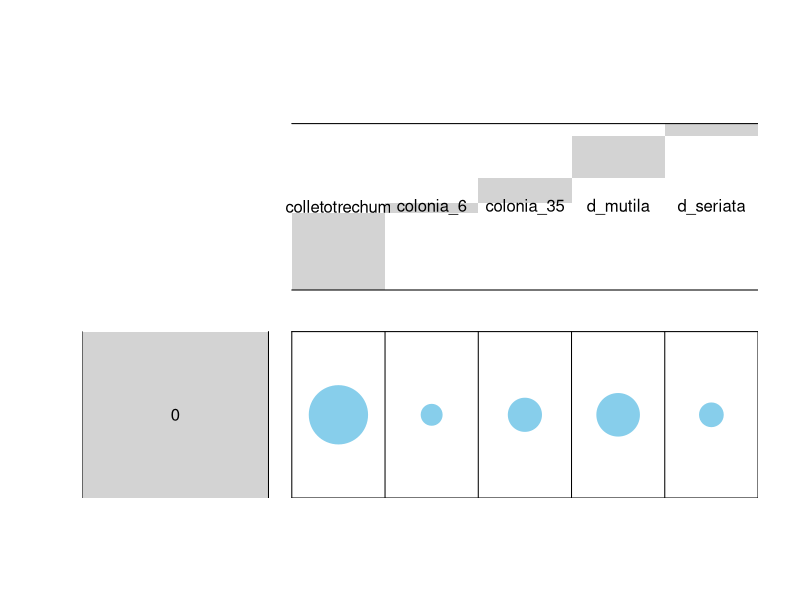
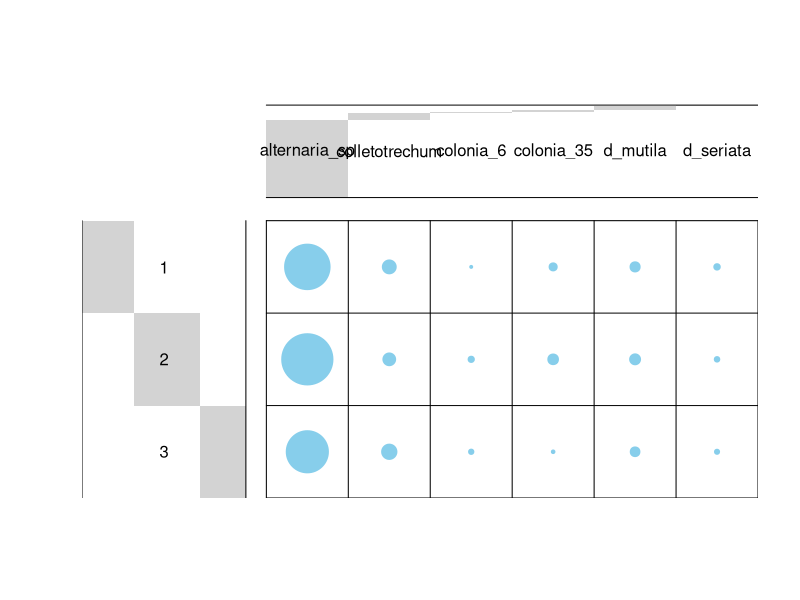
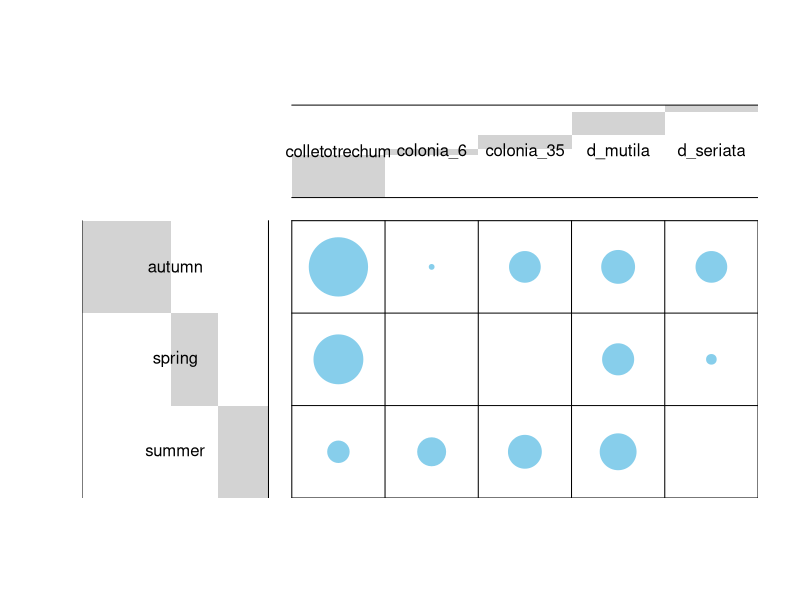

Source code (R) for these figures, in order: (Note: this script raises an error after producing the figures.)
library(tidyverse)
library(FactoMineR)
library(gplots)
library(classInt)

#leer tabla original (hice algunas modificaciones agregando 0s)
tabla <- readxl::read_excel("tablas/relevamiento.xlsx")

#frecuencia por manejo
tabla_a <- tabla %>% 
  group_by(nivel_manejo) %>% 
  summarise(alternaria_sp = sum(alternaria_sp), 
            colletotrechum = sum(colletotrechum),
            colonia_6 = sum(colonia_6),
            colonia_35 = sum(colonia_35),
            d_mutila = sum(d_mutila),
            d_seriata = sum(d_seriata)) %>% 
  as.data.frame()

tabla_1 <- tabla_a
rownames(tabla_1) = tabla_1$nivel_manejo
tabla_1 <- tabla_1[2:7]
dt <- as.table(as.matrix(tabla_1))

jpeg("graf/proporciones1.jpeg", width = 4000, height = 3000, res = 400)
balloonplot(t(dt), main = "", xlab ="", ylab="",
            label = FALSE, show.margins = FALSE)
dev.off()

# test chi cuadrado (para evaluar dependencia entre filas y columnas)
resultados <- data.frame(
  especie = character(),
  chi2 = numeric(),
  p_valor = numeric(),
  stringsAsFactors = FALSE
)
# Loop por cada especie (columna)
for (col in colnames(tabla_1)) {
  # Contingencia entre nivel_manejo y presencia de la especie
  tabla_cont <- table(tabla$nivel_manejo, tabla[[col]])
  
  # Solo ejecutar test si hay más de un valor único
  if (ncol(tabla_cont) > 1) {
    test <- chisq.test(tabla_cont)
    
    # Agregar resultados
    resultados <- rbind(resultados, data.frame(
      especie = col,
      chi2 = unname(test$statistic),
      p_valor = test$p.value
    ))
  }
}

# Mostrar resultados ordenados por p-valor
resultados <- resultados %>% arrange(p_valor)
#según nivel de manejo
print(resultados)


######################################
#test por momento

# Balloonplot por estación (está bien hacer esto)
tabla_b <- tabla %>% 
  group_by(estacion) %>% 
  summarise(across(c(alternaria_sp, colletotrechum, colonia_6, colonia_35, d_mutila, d_seriata), sum)) %>% 
  as.data.frame()

tabla_2 <- tabla_b
rownames(tabla_2) = tabla_2$estacion
tabla_2 <- tabla_2[2:7]
dt_2 <- as.table(as.matrix(tabla_2))

jpeg("graf/proporciones1.jpeg", width = 4000, height = 3000, res = 400)
balloonplot(t(dt_2[,2:6]), main = "", xlab ="", ylab="", label = FALSE, show.margins = FALSE)
dev.off()

# Test chi2 por especie vs estacion (usando datos originales)
resultados_2 <- data.frame(
  especie = character(),
  chi2 = numeric(),
  p_valor = numeric(),
  stringsAsFactors = FALSE
)

# Loop
for (col in c("alternaria_sp", "colletotrechum", "colonia_6", "colonia_35", "d_mutila", "d_seriata")) {
  tabla_cont <- table(tabla$estacion, tabla[[col]])
  if (ncol(tabla_cont) > 1) {
    test <- chisq.test(tabla_cont)
    resultados_2 <- rbind(resultados_2, data.frame(
      especie = col,
      chi2 = unname(test$statistic),
      p_valor = test$p.value
    ))
  }
}

# Ordenar resultados
resultados_2 <- resultados_2 %>% arrange(p_valor)
#según momento de colecta
print(resultados_2)




tabla$LAT_dis <- 0
tabla$LAT_dis[tabla$LAT > 32 & tabla$LAT < 33.3605] <- "LAT_1"
tabla$LAT_dis[tabla$LAT >= 33.3605 & tabla$LAT < 34.2075] <- "LAT_2"
tabla$LAT_dis[tabla$LAT >= 34.2075] <- "LAT_3"
tabla_dis <- tabla %>% 
  mutate(LAT = LAT*-1) %>% 
  group_by(LAT_dis) %>% 
  summarise(alternaria_sp = sum(alternaria_sp), 
            colletotrechum = sum(colletotrechum),
            colonia_6 = sum(colonia_6),
            colonia_35 = sum(colonia_35),
            d_mutila = sum(d_mutila),
            d_seriata = sum(d_seriata)) %>% 
  as.data.frame()

tabla_2 <- tabla_dis
rownames(tabla_2) = tabla_2$LAT_dis
tabla_2 <- tabla_2[3:7]
dt <- as.table(as.matrix(tabla_2))
balloonplot(t(dt), main = "", xlab ="", ylab="",
            label = FALSE, show.margins = FALSE)

# test de correspondencia entre ubicaciones y poblaciones
res.ca <- CA(tabla_2, ncp = 5, graph = TRUE)
#elipses en columnas (poblaciones)
ellipseCA(res.ca, ellipse = "col")
#elipses en filas (columnas)
ellipseCA(res.ca, ellipse = "row")

# test de correspondencia entre ubicaciones y poblaciones
res.ca2 <- CA(tabla_2, ncp = 5, graph = TRUE)
#elipses en columnas (poblaciones) me quedaría con este gráfico para presentarlo
#muestra como determinadas poblaciones son mas comunes en varias ubicaciones
jpeg("ca1.jpeg", width = 4000, height = 4000, res = 800)
ellipseCA(res.ca2, ellipse = "col")
dev.off()
#elipses en filas (columnas) no aparece nada interesante
jpeg("ca2.jpeg", width = 4000, height = 4000, res = 800)
ellipseCA(res.ca2, ellipse = "row")
dev.off()
#hasta acá está perfecto
#formando grupos
#las ubicaciones agrupadas son similares en cuanto a lo que encontraron en ellas:
#* Grupo 1: 40, 42, 45, 47, 48
#* Grupo 2: 41, 43, 44
#* Grupo 3: 37, 38, 39 y 46
jpeg("cluster_fila.jpeg", width = 4000, height = 4000, res = 800)
HCPC(res.ca2, cluster.CA = "rows", nb.clust = 3)
dev.off()
# la agrupación por poblaciones es bien distinta, por ejemplo un grupo está 
# compuesto solo por t16
jpeg("cluster_col.jpeg", width = 4000, height = 4000, res = 800)
HCPC(res.ca2, cluster.CA = "columns", nb.clust = 3)
dev.off()
# aporte a la variación de cada fila
eig.val <- res.ca2$eig
barplot(eig.val[, 2], 
        names.arg = 1:nrow(eig.val), 
        main = "Variances Explained by Dimensions (%)",
        xlab = "Principal Dimensions",
        ylab = "Percentage of variances",
        col ="steelblue")

# aporte a la variación de cada columna
eig.val <- res.ca2$col$contrib
barplot(eig.val[, 2], 
        names.arg = 1:nrow(eig.val), 
        main = "Variances Explained by Dimensions (%)",
        xlab = "Principal Dimensions",
        ylab = "Percentage of variances",
        col ="steelblue")


# % contribuciones
eig.val <- res.ca2$row$contrib
barplot(eig.val[, 2], 
        names.arg = 1:nrow(eig.val), 
        main = "Variances Explained by Dimensions (%)",
        xlab = "Principal Dimensions",
        ylab = "Percentage of variances",
        col ="steelblue")

#########################
# clasificando por sintomatología
# hice 2 intentos, uno tal como estaba en la tabla y otro con sintomaticos/no sintomaticos

tabla_3 <- tabla %>% 
  group_by(nivel_manejo) %>% 
  summarise(alternaria_sp = sum(alternaria_sp), 
            colletotrechum = sum(colletotrechum),
            colonia_6 = sum(colonia_6),
            colonia_35 = sum(colonia_35),
            d_mutila = sum(d_mutila),
            d_seriata = sum(d_seriata)) %>% 
  as.data.frame()

rownames(tabla_3) <- tabla_3$sintomas
tabla_3 <- tabla_3[3:7]
dt2 <- as.table(as.matrix(tabla_3))

tabla_3
# Esta salida gráfica es interesante (podría ser un buen complemento para la última -ver al final)
jpeg("proporciones4.jpeg", width = 4000, height = 4000, res = 800)
balloonplot(t(dt2), main = "frecuencia de poblaciones", xlab ="", ylab="",
            label = FALSE, show.margins = FALSE)
dev.off()

# chi cuadrado significativo
chisq <- chisq.test(tabla_3)
chisq

res.ca3 <- CA(tabla_3)
summary(res.ca2)
#poco entendible la asociación | no usaría CA para analizar estos resultados
ellipseCA(res.ca3, ellipse = "col")
ellipseCA(res.ca3, ellipse = "row")

# analisis mas sencillo dejando solo con sintomas y asintomaticos
tabla_4 <- tabla_3 %>% 
  t() %>% 
  as.data.frame() %>% 
  mutate(Sintomaticos = (A+B+C), 
         Asintomaticos = S/S) %>% 
  select(Sintomaticos, Asintomaticos)


dt3 <- as.table(as.matrix(tabla_4))

tabla_4
# presentaría esta salida gráfica 
jpeg("proporciones5.jpeg", width = 6000, height = 4000, res = 800)
balloonplot(dt3, main = "frecuencia de poblaciones", xlab ="", ylab="",
            label = FALSE, show.margins = FALSE)
dev.off()
# chi cuadrado significativo
chisq <- chisq.test(tabla_4)
chisq

##### por manejo
#tabla para agregar frecuencia total
tabla_c <- tabla %>% 
  mutate(LAT = LAT*-1) %>% 
  group_by(nivel_manejo) %>% 
  summarise(alternaria_sp = sum(alternaria_sp), 
            colletotrechum = sum(colletotrechum),
            colonia_6 = sum(colonia_6),
            colonia_35 = sum(colonia_35),
            d_mutila = sum(d_mutila),
            d_seriata = sum(d_seriata)) %>% 
  as.data.frame()
View(tabla_c)
